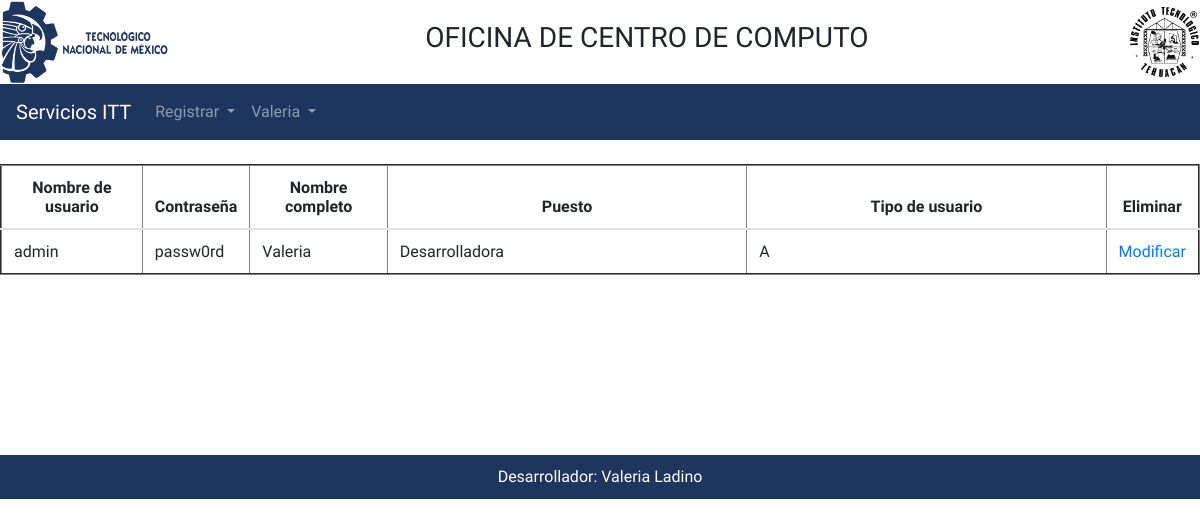
Page /registrousuarios.php (signed in) on the earlier database version.
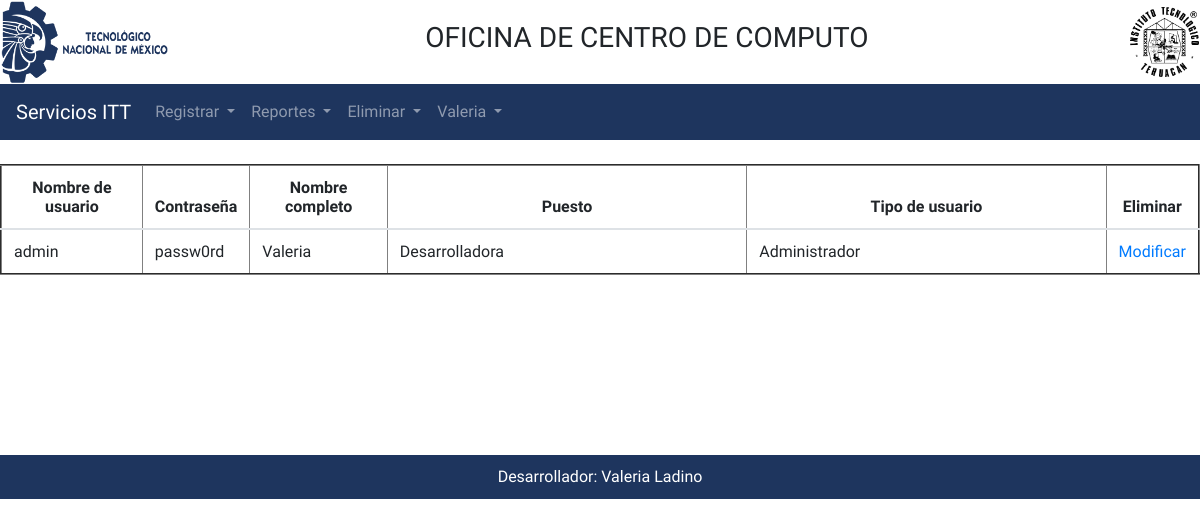
Same page on the later database version.
### tables this page shows
CREATE TABLE usuarios(
	id_usuario int AUTO_INCREMENT PRIMARY KEY NOT NULL, 
	user varchar(20) NOT NULL,
	pass varchar(20) NOT NULL,
	nombre varchar(80) NOT NULL,
	cargo varchar(50) NOT NULL,
	tipo_usuario varchar(16) NOT NULL);

### registrousuarios.php (the view, shortened to what this page needs)
<?php
if(($_SESSION['nombre'])!='')
{
	include("header.php");
?>
		 <br>
 		<div class="contenedor">
 		 <center>
	 		<table class="table table-hover" border="2">
			  <thead>
			    <tr align="center">
			      <th scope="col">Nombre de usuario</th>
			      <th scope="col">Contraseña</th>
			      <th scope="col">Nombre completo</th>
			      <th scope="col" width="30%">Puesto </th>
			      <th scope="col" width="30%">Tipo de usuario</th>
			      <th scope="col" >Eliminar</th>
			    </tr>
			  </thead>
			  <tbody>
			  	<?php
			  		$conectar=Conectarse();
			  		$consulta="SELECT * FROM usuarios";
			  		$resultado=$conectar->query($consulta);
			  		while($row=$resultado->fetch_assoc())
			  		{
			  	?>
			    <tr>
			      <td><?php echo $row['user']; ?></td>
			      <td><?php echo $row['pass']; ?></td>
			      <td><?php echo $row['nombre']; ?></td>
			      <td><?php echo $row['cargo']; ?></td>
			      <td><?php echo $row['tipo_usuario']; ?></td>
			      <td scope="row"><a href="modificarU.php?id=<?php echo $row['id_usuario']; ?>"/>Modificar</a></td>
			    </tr>
			    <?php
					}
				?>
			  </tbody>
			</table>
 		</center>
 	</div>
<?php
include("footer.php");
}
else
header("location: login.php");
?>

### header.php (shortened to what this page needs)
<html>
<head>
	<link rel="stylesheet" href="https://stackpath.bootstrapcdn.com/bootstrap/4.3.1/css/bootstrap.min.css">
	<link rel="stylesheet" href="https://stackpath.bootstrapcdn.com/bootstrap/4.1.3/css/bootstrap.min.css">
	<link rel="stylesheet" type="text/css" href="hds.css">
 	</head>
 	<body>
 		<table width="100%">
			<td><img src="tec_nm.png" width="45%"></td>
			<td align="center"><h3 size=120px>OFICINA DE CENTRO DE COMPUTO</h3></td>
			<td align="right"><img src="logo_itt.png" width="25%"></td>
		</table>
			<nav class="navbar navbar-expand-lg navbar-dark" style="background-color: #1E355E;">
			   <a class="navbar-brand" href="principal.php">Servicios ITT</a>
					  <div class="collapse navbar-collapse" id="navbarText">
				    <ul class="navbar-nav">
				      <li class="nav-item dropdown">
				        <a class="nav-link dropdown-toggle" href="#" id="navbarDropdownMenuLink" role="button" data-toggle="dropdown" aria-haspopup="true" aria-expanded="false">
				          Registrar
				        </a>
				      </li>
					      <?php
								 		if ($_SESSION['tipo_usuario']=='Administrador')
								 		{
								 	?>
					      <li class="nav-item dropdown">
					        <a class="nav-link dropdown-toggle" href="#" id="navbarDropdownMenuLink" role="button" data-toggle="dropdown" aria-haspopup="true" aria-expanded="false">
					          Reportes
					        </a>
					      </li>
					          <?php
							    } else
							    	{ }
					    		?>
				      			<?php
							 		if ($_SESSION['tipo_usuario']=='Administrador')
							 		{
							 	?>
				      <li class="nav-item dropdown">
				        <a class="nav-link dropdown-toggle" href="#" id="navbarDropdownMenuLink" role="button" data-toggle="dropdown" aria-haspopup="true" aria-expanded="false">
				          Eliminar
				        </a>
				      </li>
				          <?php
						    } else
						    	{ }
				    		?>
				        <li class="nav-item dropdown">
				        <a class="nav-link dropdown-toggle" href="#" id="navbarDropdownMenuLink" role="button" data-toggle="dropdown" aria-haspopup="true" aria-expanded="false">
				          <?php
				            	echo $_SESSION['nombre'];
				          ?>
				        </a>
				      </li>
				    </ul>
				  </div>
			 </nav>

### footer.php (shortened to what this page needs)
<footer id="main-footer">
	<span >Desarrollador: Valeria Ladino</span>
</footer>
 	</body>
</html>

### hds.css (style rules this page uses)
html,body { height: 100%; width: auto; font-family: 'Numans', sans-serif; }
#main-footer { background-color: #1E355E; color: white; text-align: center; padding: 10px; margin-top: 15%; }

Differences in the rows shown:
changed usuarios "admin": tipo_usuario "A" → "Administrador"
Other differences:
text now shown: "Reportes Eliminar"
